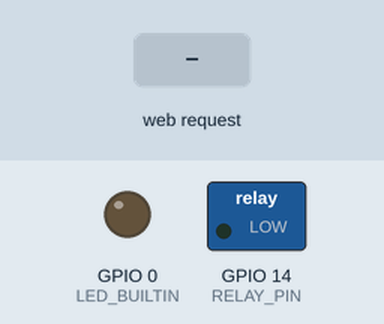
This sketch was run on a simulated ESP8266 (NodeMCU). Shown: switched loads named in the sketch (green lamp = pin HIGH), output pins drawn as LEDs (lit = HIGH). The inputs (shaded band) are chosen by the test bench. WiFi joins after 1.5 s; servers stay silent unless stated; what the sketch prints to the serial monitor is not drawn.

Above: at 2.7 s.
2.8 s: HTTP request GET /a received
At 3.6 s:
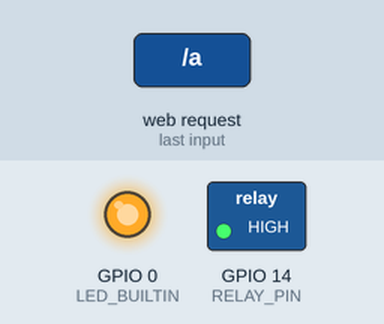
4.3 s: HTTP request GET /b received
At 4.7 s:
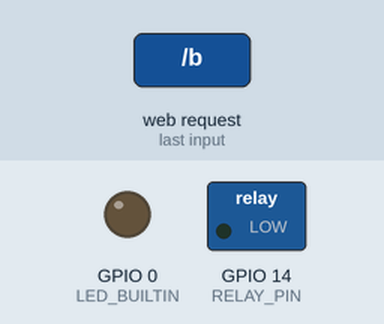
Timing chart, 0 to 7.3 s (numbered marks = the images above; inputs shaded):
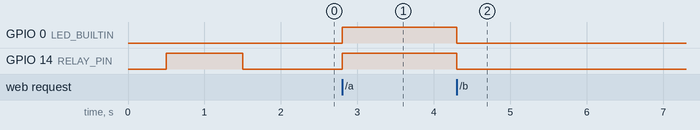

Measured:
- after the input at 2.8 s, GPIO 0 (LED_BUILTIN), GPIO 14 (RELAY_PIN): LOW → HIGH at once
- after the input at 4.3 s, GPIO 0 (LED_BUILTIN), GPIO 14 (RELAY_PIN): HIGH → LOW at once

The sketch:

neo_esp12e_webserver_A1.ino
```cpp
#include <ESP8266WiFi.h>
#include <WiFiClient.h>
#include <ESP8266WebServer.h>
#include <ESP8266mDNS.h>

const int RELAY_PIN = 14; //RELAY
#define LED_BUILTIN 0

const char* ssid = "Lucky_home";
const char* password = "laxmish53";
MDNSResponder mdns;
ESP8266WebServer server(80);

void handleRoot() {
  server.send(200, "text/plain", "hello from esp8266!");
}

void handleNotFound(){
  String message = "File Not Found\n\n";
  message += "URI: ";
  message += server.uri();
  message += "\nMethod: ";
  message += (server.method() == HTTP_GET)?"GET":"POST";
  message += "\nArguments: ";
  message += server.args();
  message += "\n";
  for (uint8_t i=0; i<server.args(); i++){
    message += " " + server.argName(i) + ": " + server.arg(i) + "\n";
  }
  server.send(404, "text/plain", message);
}

void setup(void){
  pinMode(RELAY_PIN, OUTPUT);
  pinMode(LED_BUILTIN, OUTPUT);
  Serial.begin(115200);
  WiFi.begin(ssid, password);
  Serial.println("");

  // Wait for connection
  while (WiFi.status() != WL_CONNECTED) {
    delay(500);
    Serial.print(".");
    digitalWrite(RELAY_PIN, 1);
  }
  Serial.println("");
  Serial.print("Connected to ");
  Serial.println(ssid);
  Serial.print("IP address: ");
  Serial.println(WiFi.localIP());
  digitalWrite(RELAY_PIN, 0);
  digitalWrite(LED_BUILTIN, 0);

  if (mdns.begin("esp8266", WiFi.localIP())) {
    Serial.println("MDNS responder started");
  }

  server.on("/", handleRoot);

  server.on("/a", [](){
  server.send(200, "text/plain", "Okay -- Light is ON!");
  digitalWrite(RELAY_PIN, 1);
  digitalWrite(LED_BUILTIN, 1);
  });

  server.on("/b", [](){
  server.send(200, "text/plain", "Okay -- Light is OFF!");
  digitalWrite(RELAY_PIN, 0);
  digitalWrite(LED_BUILTIN, 0);
  });

  server.onNotFound(handleNotFound);

  server.begin();
  Serial.println("HTTP server started");
}

void loop(void){
  server.handleClient();
}
```
